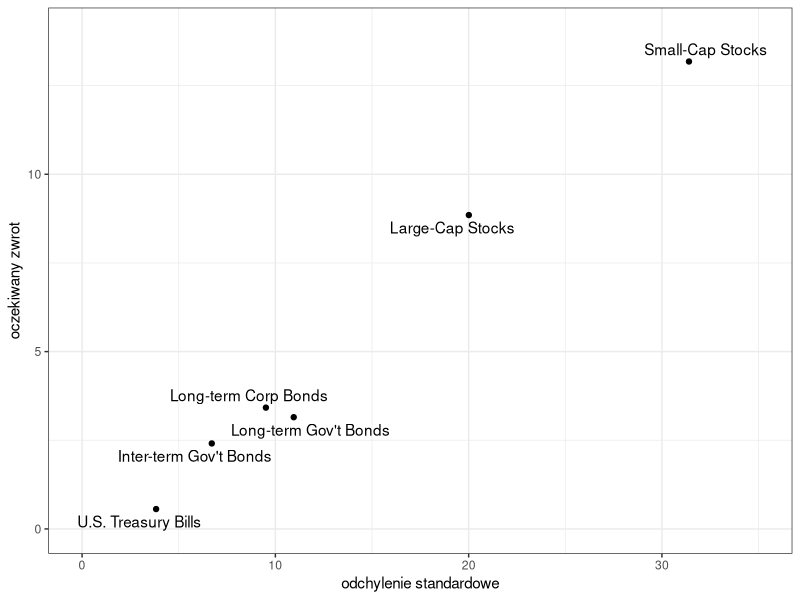
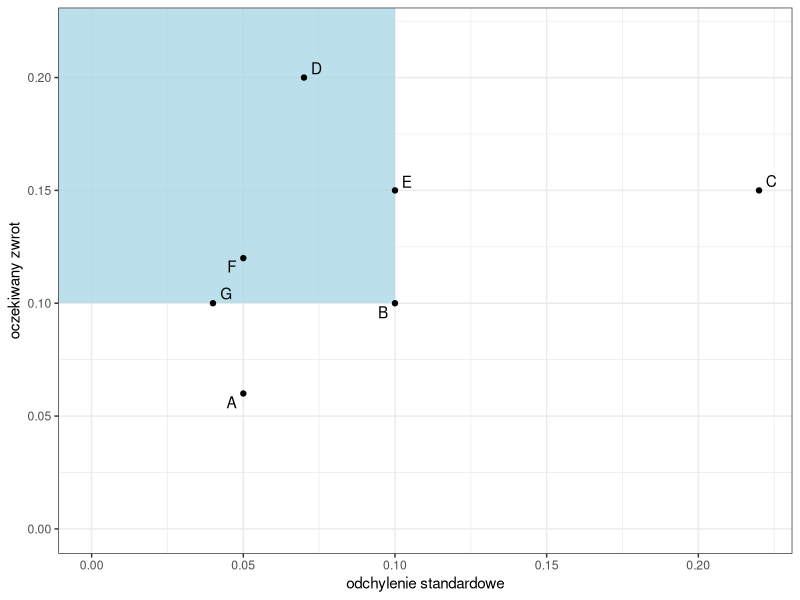

The R source for these figures, in order:
#SBBI

df<-data.frame(asset=c("Large-Cap Stocks",	
                       "Small-Cap Stocks",
                       "Long-term Corp Bonds",	
                       "Long-term Gov't Bonds",
                       "Inter-term Gov't Bonds",
                       "U.S. Treasury Bills"),
               mu=c(8.85,	13.18,	3.42,	3.15,	2.41,	0.56),
               sigma=c(20.01,	31.40,	9.51,	10.95,	6.71,	3.83))
#mu=c(11.95,	16.47,	6.30,	6.02,	5.32,	3.46),
#sigma=c(19.99,	32.02,	8.42,	9.96,	5.65,	3.12))


library(ggplot2)
library(ggrepel)

ggplot(aes(x=sigma, y=mu), data=df) + 
  geom_point() +
  theme_bw() +
  xlim(c(0,35)) +
  ylim(c(0,14)) +
  xlab("odchylenie standardowe") +
  ylab("oczekiwany zwrot") +
  geom_text_repel(aes(label=asset))





library(ggplot2)
library(ggrepel)

ggplot(aes(x=sigma, y=mu), data=data.frame(sigma=c(.05, .10, .22, .07, .10, .05, .04),
                                           mu=c(.06, .10, .15, .20, .15, .12, .10), 
                                           asset=c("A", "B", "C", "D", "E", "F", "G"))) +
  xlim(c(0,.22)) +
  ylim(c(0,.22)) +
  geom_rect(aes(xmin = -Inf, xmax = .1, ymin = .1, ymax = Inf),
            alpha = 1/5,
            fill = " lightblue") +  
  geom_point() +
  theme_bw() +
  xlab("odchylenie standardowe") +
  ylab("oczekiwany zwrot") +
  geom_text_repel(aes(label=asset))


